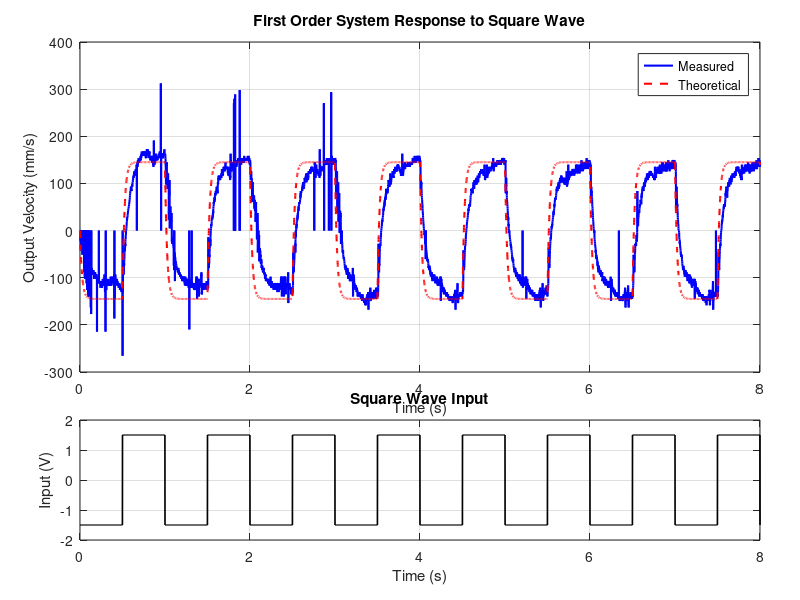

Recreate this plot in MATLAB.
% Load measured data
load('4_1A.mat'); % should contain 'vout' and 'tout'

% --- First-order system parameters ---
Kv = 96.72;       % system gain
tau = 0.0237;     % time constant
Kp = 1;           % proportional gain

% --- Closed-loop first-order transfer function ---
num = Kv;
den = [tau, 1];   % first-order
sys_cl = tf(num, den);

% --- Input: square wave of amplitude 1.5 and 1 Hz ---
u = 1.5 * square(2*pi*1*tout + pi);

% --- Simulate response ---
y_theoretical = lsim(sys_cl, u, tout);

% --- Plot ---
figure;

% Define subplot layout using 'Position' for custom sizing
subplot('Position', [0.1 0.38 0.85 0.55]); % [left bottom width height]
plot(tout, vout, 'b', 'LineWidth', 1.5); hold on;
plot(tout, y_theoretical, 'r--', 'LineWidth', 1.5);
xlabel('Time (s)');
ylabel('Output Velocity (mm/s)');
title('First Order System Response to Square Wave');
legend('Measured', 'Theoretical');
grid on;

% Bottom plot (smaller)
subplot('Position', [0.1 0.1 0.85 0.2]); % smaller, 1/3 of figure height
plot(tout, u, 'k', 'LineWidth', 1.2);
xlabel('Time (s)');
ylabel('Input (V)');
title('Square Wave Input');
ylim([-2 2]); % zoomed-out y-axis
grid on;
